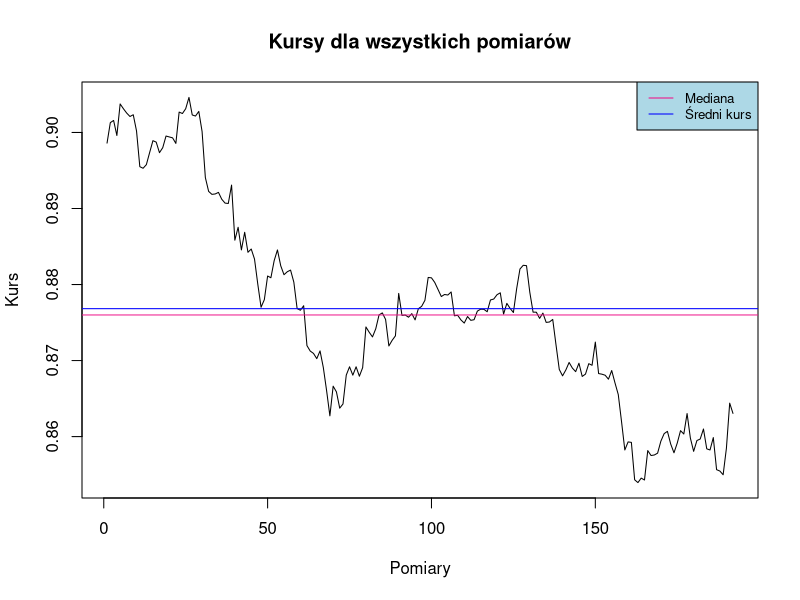
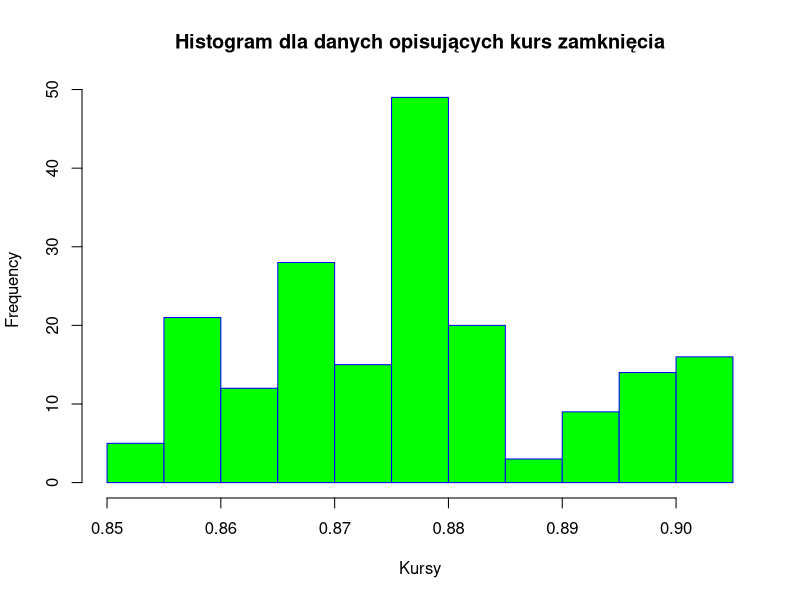
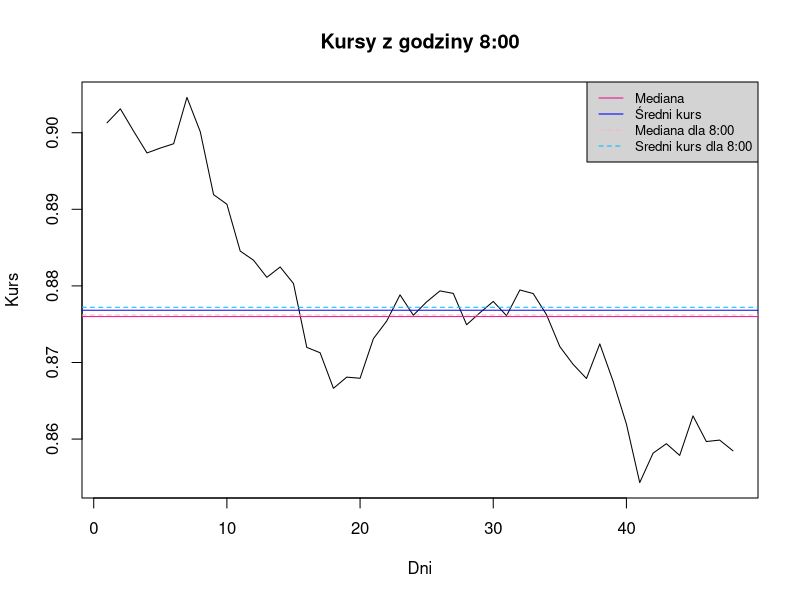
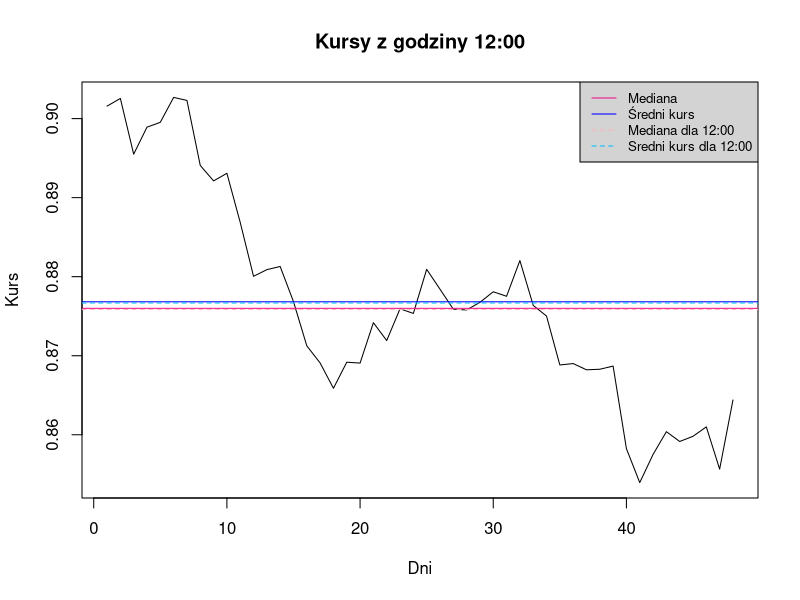
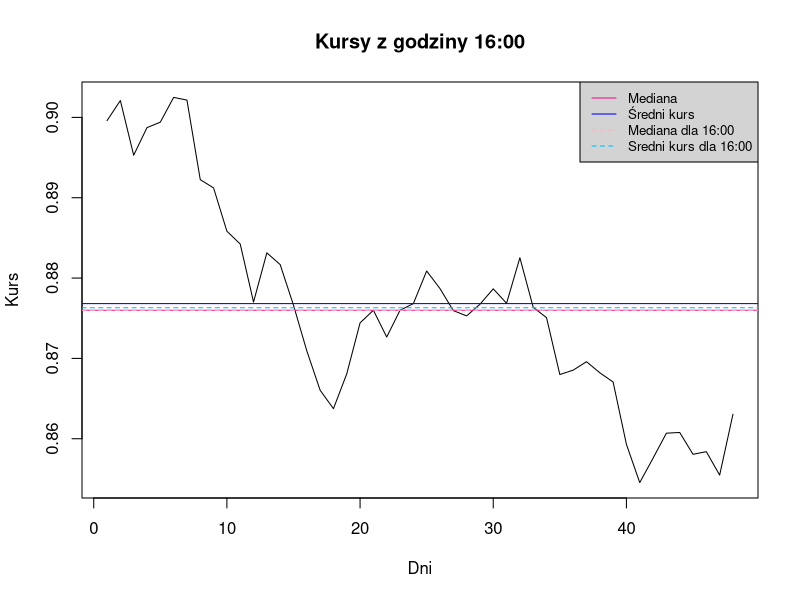
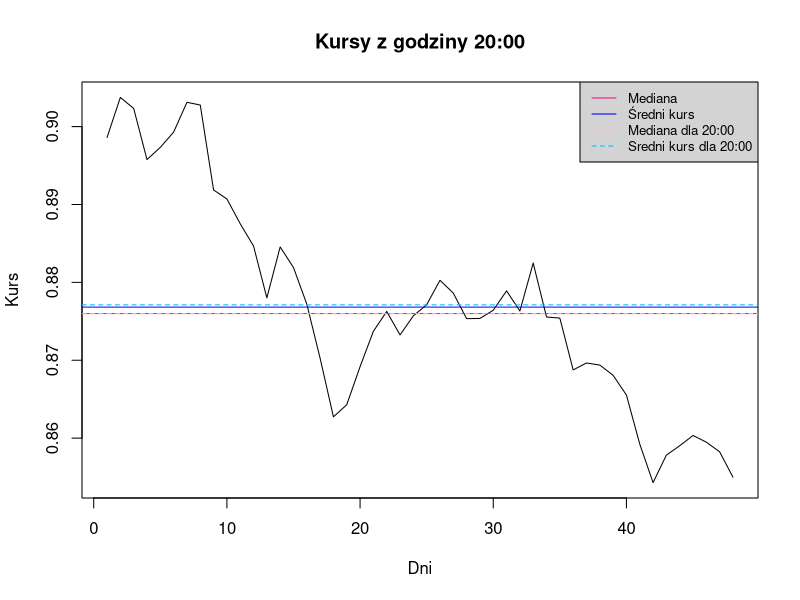

Write R code to recreate these figures, in order.
## ---- chunk 1
knitr::opts_chunk$set(echo = TRUE)
## ---- chunk 2
options(max.print = 99999999) 
d<-read.csv2(file="EURGBP.csv", header = TRUE, sep = ";", dec = ".")
d8<-d[d$godzina==80000,]
d12<-d[d$godzina==120000,]
d16<-d[d$godzina==160000,]
d20<-d[d$godzina==200000,]
## ---- chunk 3
summary(d$otwarcie)

## ---- chunk 4
summary(d$zamkniecie)
## ---- chunk 5
plot(1:nrow(d),d$zamkniecie,type = "l",xlab = "Pomiary",ylab = "Kurs",main = "Kursy dla wszystkich pomiarów",col="black")
abline(h=mean(d$zamkniecie),lty=1, col="blue")
abline(h=median(d$zamkniecie),lty=1, col="deeppink2")
legend("topright", legend=c("Mediana", "Średni kurs"),
       col=c("deeppink2","blue"), lty=1, cex=0.8,bg='lightblue')
## ---- chunk 6

hist(d$zamkniecie, 
     main="Histogram dla danych opisujących kurs zamknięcia", 
     xlab="Kursy", 
     border="blue", 
     col="green")
## ---- chunk 7
plot(1:nrow(d8),d8$zamkniecie,type = "l",xlab = "Dni",ylab = "Kurs",main = "Kursy z godziny 8:00",col="black")
abline(h=mean(d$zamkniecie),lty=1, col="blue")
abline(h=mean(d8$zamkniecie),lty=2, col="deepskyblue")
abline(h=median(d$zamkniecie),lty=1, col="deeppink2")
abline(h=median(d8$zamkniecie),lty=2, col="lightpink")
legend("topright", legend=c("Mediana", "Średni kurs","Mediana dla 8:00","Sredni kurs dla 8:00"),col=c("deeppink2","blue","lightpink","deepskyblue"), lty=c(1,1,2,2), cex=0.8,bg='lightgrey')
## ---- chunk 8
plot(1:nrow(d12),d12$zamkniecie,type = "l",xlab = "Dni",ylab = "Kurs",main = "Kursy z godziny 12:00",col="black")
abline(h=mean(d$zamkniecie),lty=1, col="blue")
abline(h=mean(d12$zamkniecie),lty=2, col="deepskyblue")
abline(h=median(d$zamkniecie),lty=1, col="deeppink2")
abline(h=median(d12$zamkniecie),lty=2, col="lightpink")
legend("topright", legend=c("Mediana", "Średni kurs","Mediana dla 12:00","Sredni kurs dla 12:00"),col=c("deeppink2","blue","lightpink","deepskyblue"), lty=c(1,1,2,2), cex=0.8,bg='lightgrey')
## ---- chunk 9
plot(1:nrow(d16),d16$zamkniecie,type = "l",xlab = "Dni",ylab = "Kurs",main = "Kursy z godziny 16:00",col="black")
abline(h=mean(d$zamkniecie),lty=1, col="blue")
abline(h=mean(d16$zamkniecie),lty=2, col="deepskyblue")
abline(h=median(d$zamkniecie),lty=1, col="deeppink2")
abline(h=median(d16$zamkniecie),lty=2, col="lightpink")
legend("topright", legend=c("Mediana", "Średni kurs","Mediana dla 16:00","Sredni kurs dla 16:00"),col=c("deeppink2","blue","lightpink","deepskyblue"), lty=c(1,1,2,2), cex=0.8,bg='lightgrey')
## ---- chunk 10
plot(1:nrow(d20),d20$zamkniecie,type = "l",xlab = "Dni",ylab = "Kurs",main = "Kursy z godziny 20:00",col="black")
abline(h=mean(d$zamkniecie),lty=1, col="blue")
abline(h=mean(d20$zamkniecie),lty=2, col="deepskyblue")
abline(h=median(d$zamkniecie),lty=1, col="deeppink2")
abline(h=median(d20$zamkniecie),lty=2, col="lightpink")
legend("topright", legend=c("Mediana", "Średni kurs","Mediana dla 20:00","Sredni kurs dla 20:00"),col=c("deeppink2","blue","lightpink","deepskyblue"), lty=c(1,1,2,2), cex=0.8,bg='lightgrey')

